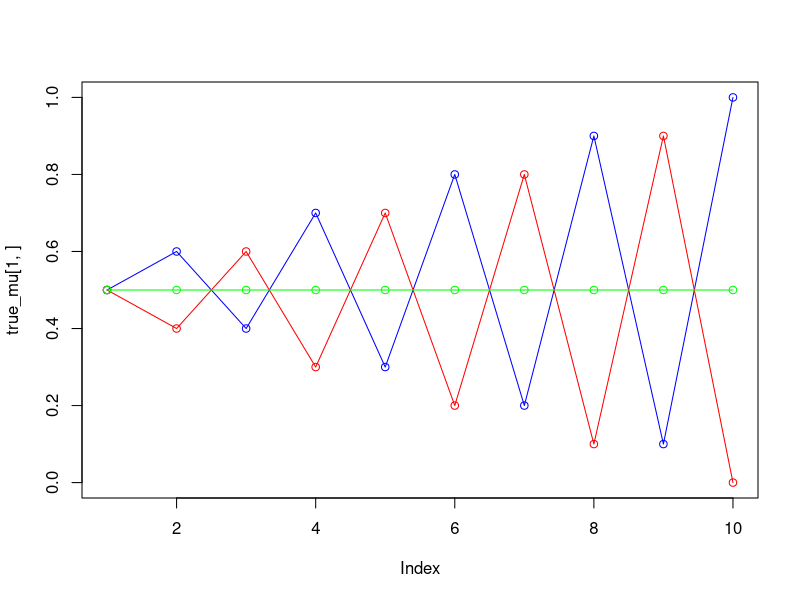
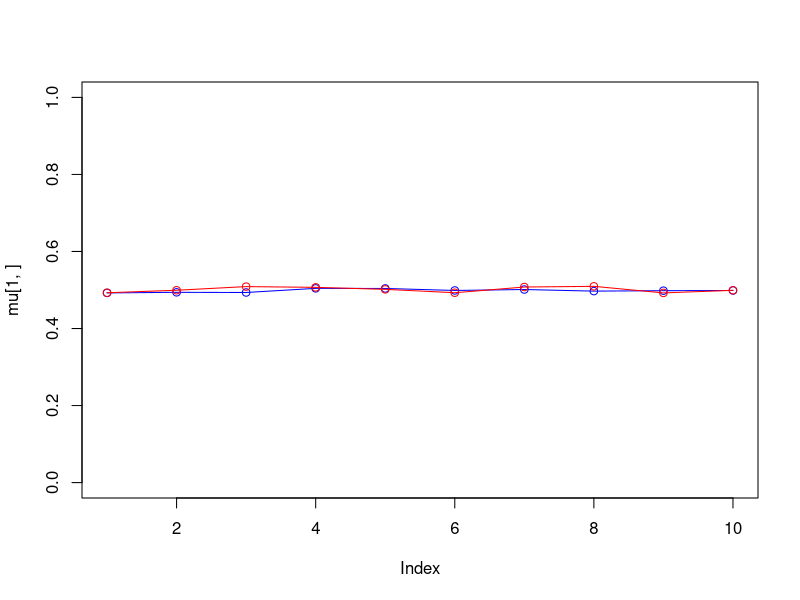
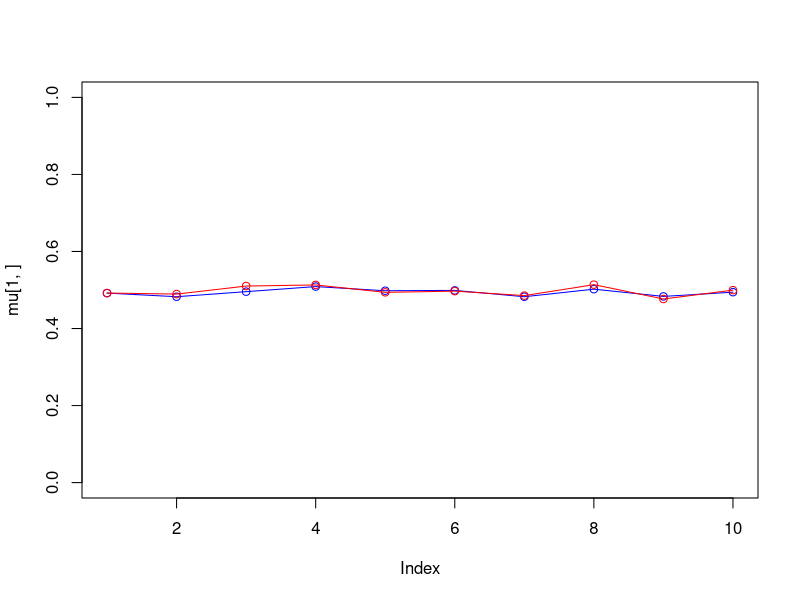
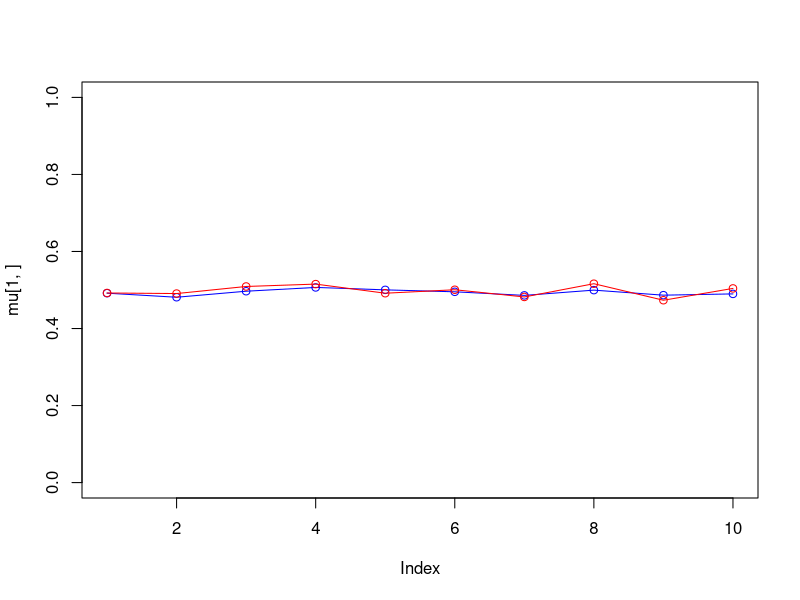
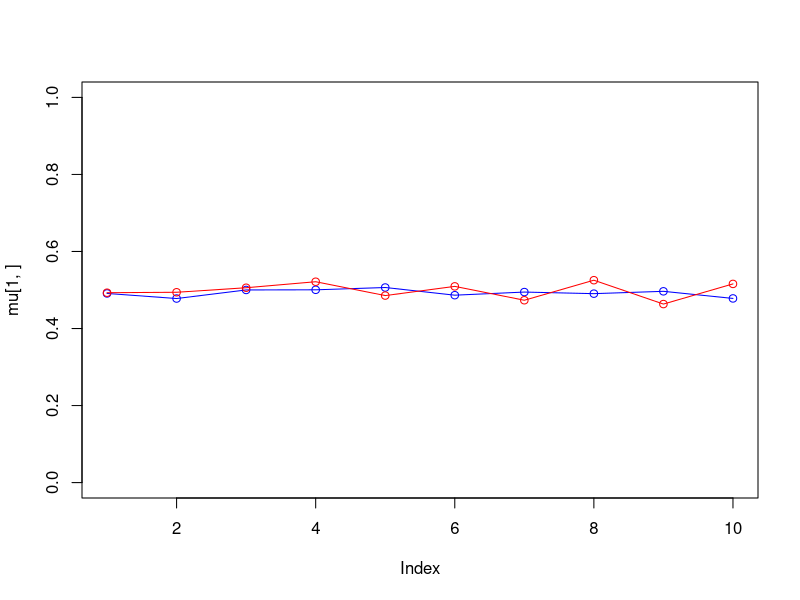
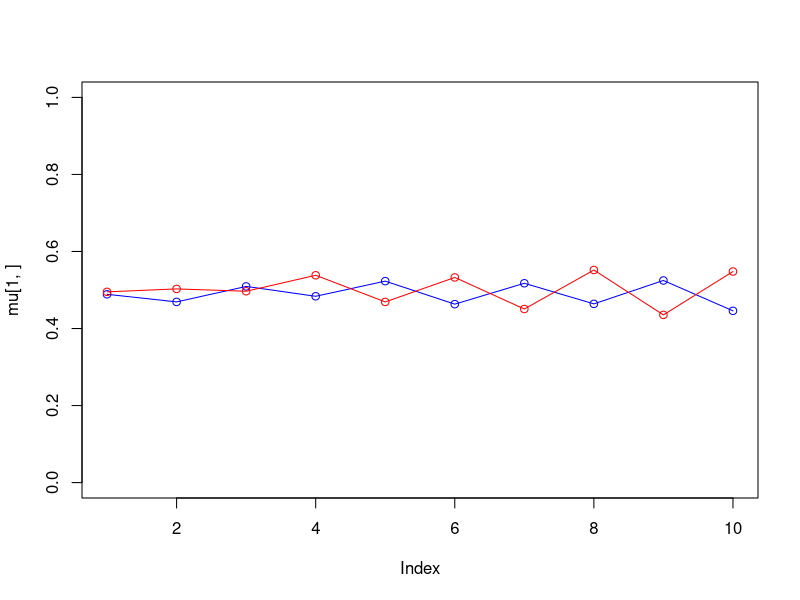
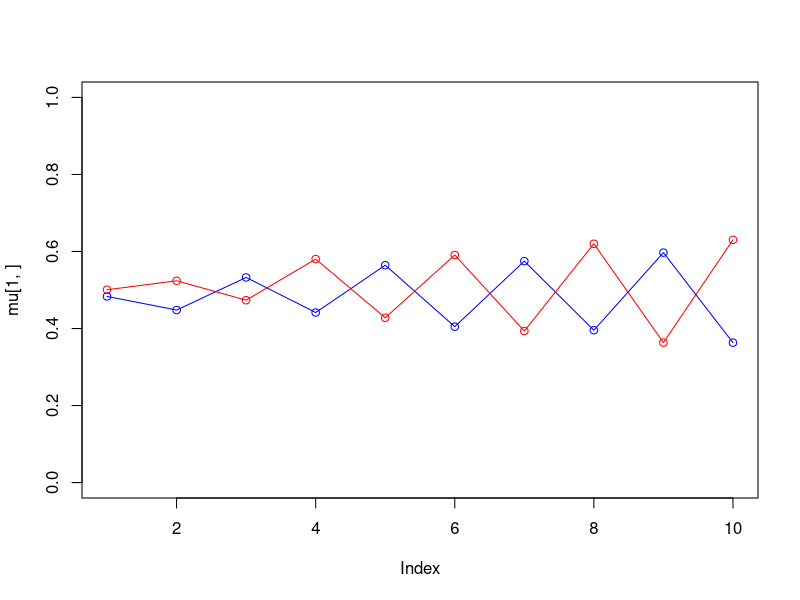
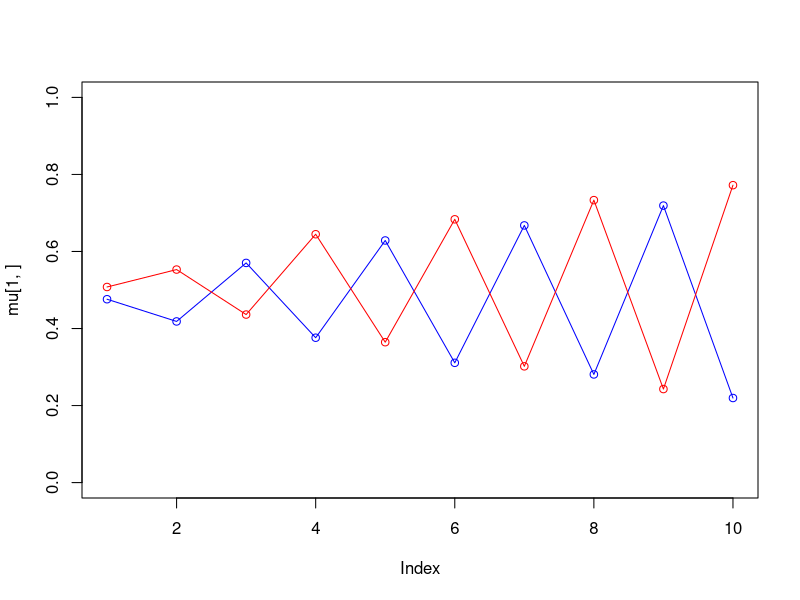

Generate these figures, in order, with R:
## Question 2
mixture_model <- function(my_k=2)
{
  set.seed(1234567890)
  max_it <- 100 # max number of EM iterations
  min_change <- 0.1 # min change in log likelihood between two consecutive EM iterations
  N=1000 # number of training points
  D=10 # number of dimensions
  x <- matrix(nrow=N, ncol=D) # training data
  true_pi <- vector(length = 3) # true mixing coefficients
  true_mu <- matrix(nrow=3, ncol=D) # true conditional distributions
  true_pi=c(1/3, 1/3, 1/3)
  true_mu[1,]=c(0.5,0.6,0.4,0.7,0.3,0.8,0.2,0.9,0.1,1)
  true_mu[2,]=c(0.5,0.4,0.6,0.3,0.7,0.2,0.8,0.1,0.9,0)
  true_mu[3,]=c(0.5,0.5,0.5,0.5,0.5,0.5,0.5,0.5,0.5,0.5)
  plot(true_mu[1,], type="o", col="blue", ylim=c(0,1))
  points(true_mu[2,], type="o", col="red")
  points(true_mu[3,], type="o", col="green")
  # Producing the training data
  for(n in 1:N) {
    k <- sample(1:3,1,prob=true_pi)
    for(d in 1:D) {
      x[n,d] <- rbinom(1,1,true_mu[k,d])
    }}
  K=my_k # number of guessed components
  z <- matrix(nrow=N, ncol=K) # fractional component assignments
  pi <- vector(length = K) # mixing coefficients
  mu <- matrix(nrow=K, ncol=D) # conditional distributions
  llik <- vector(length = max_it) # log likelihood of the EM iterations
  # Random initialization of the paramters
  pi <- runif(K,0.49,0.51)
  pi <- pi / sum(pi)
  for(j in 1:my_k) {
    mu[j,] <- runif(D,0.49,0.51)
  }
  pi
  mu
  for(it in 1:max_it)
  {
    if(K == 2)
    {
      plot(mu[1,], type="o", col="blue", ylim=c(0,1))
      points(mu[2,], type="o", col="red")
    }
    else if(K==3)
    {
      plot(mu[1,], type="o", col="blue", ylim=c(0,1))
      points(mu[2,], type="o", col="red")
      points(mu[3,], type="o", col="green")
    }
    
    else
    {
      plot(mu[1,], type="o", col="blue", ylim=c(0,1))
      points(mu[2,], type="o", col="red")
      points(mu[3,], type="o", col="green")
      points(mu[4,], type="o", col="yellow")
    }
    Sys.sleep(0.5)
    # E-step: Computation of the fractional component assignment
    # Bernoulli distribution
    for (n in 1:N)
    {
      prob_x=0
      for (k in 1:K)
      { #Multivariate Bernouilli distributions
        prob_x = prob_x+prod( ((mu[k,]^x[n,])*((1-mu[k,])^(1-x[n,]))) )*pi[k] #Documentation Eq 1 & 2
      }
      for (k in 1:K)
      {
        z[n,k] = pi[k]*prod( ((mu[k,]^x[n,])*((1-mu[k,])^(1-x[n,]))) ) / prob_x  #Eq 4 E-Step 
      }
    }
    #Log likelihood computation.
    likelihood <-matrix(0,nrow =1000,ncol = K)
    llik[it] <-0
    for(n in 1:N)
    {
      for (k in 1:K)
      {
        likelihood[n,k] <- pi[k]*prod( ((mu[k,]^x[n,])*((1-mu[k,])^(1-x[n,]))))
      }
      llik[it]<- sum(log(rowSums(likelihood)))
    }
    cat("iteration: ", it, "log likelihood: ", llik[it], "\n")
    flush.console()
    # Stop if the lok likelihood has not changed significantly
    if (it > 1)
    {
      if (llik[it]-llik[it-1] < min_change)
      {
        if(K == 2)
        {
          plot(mu[1,], type="o", col="blue", ylim=c(0,1))
          points(mu[2,], type="o", col="red")
        }
        else if(K==3)
        {
          plot(mu[1,], type="o", col="blue", ylim=c(0,1))
          points(mu[2,], type="o", col="red")
          points(mu[3,], type="o", col="green")
        }
        else
        {
          plot(mu[1,], type="o", col="blue", ylim=c(0,1))
          points(mu[2,], type="o", col="red")
          points(mu[3,], type="o", col="green")
          points(mu[4,], type="o", col="yellow")
        }
        break
      }
    }
    #M-step: ML parameter estimation from the data and fractional component assignments
    mu<- (t(z) %*% x) /colSums(z)
    # N - Total no. of observations
    pi <- colSums(z)/N
  }
  cat("value of updated pi is " , pi )
  cat("\n")
  sprintf("value of updated mu is")
  print(mu)
  plot(llik[1:it], type="o")
}
mixture_model(2)
mixture_model(3)
mixture_model(4)
